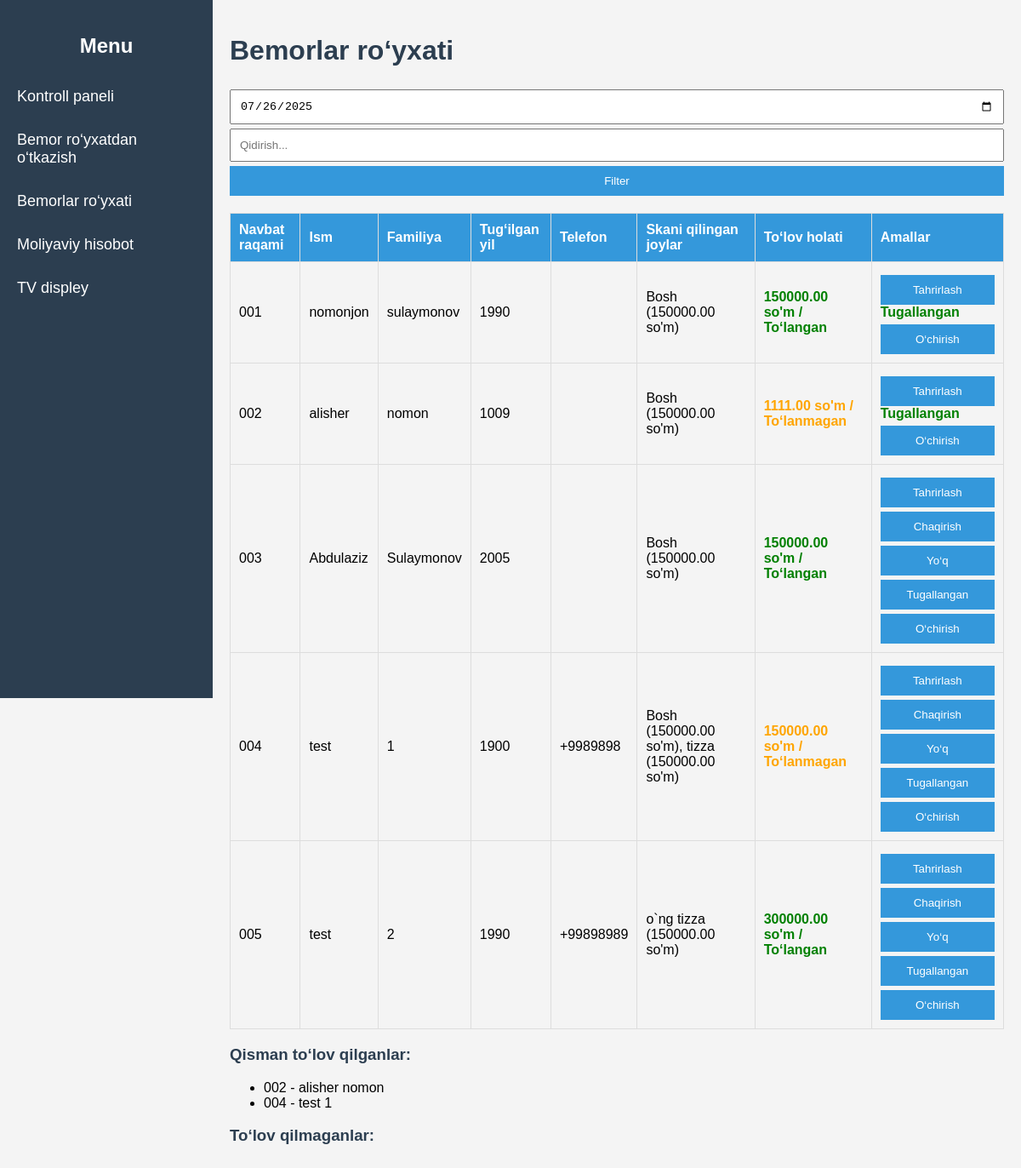
/patient_list/, run on the app's committed database.
### apps/models.py (models this page shows, shortened)
class Patient(models.Model):
    first_name = models.CharField(max_length=100, verbose_name="Ism")
    last_name = models.CharField(max_length=100, verbose_name="Familiya")
    birth_year = models.IntegerField(verbose_name="Tug'ilgan yil")
    notes = models.TextField(verbose_name="Eslatmalar", blank=True)
    body_parts = models.ManyToManyField(BodyPart, verbose_name="Skani qilinadigan joylar")
    finished = models.BooleanField(default=False, verbose_name="Tugallangan (TVda ko‘rinmasin)")
    appointment_number = models.CharField(
        max_length=10,
        verbose_name="Navbat raqami"
    )
    registered = models.BooleanField(default=False, verbose_name="Ro'yxatdan o'tgan")
    paid = models.BooleanField(default=False, verbose_name="To'langan")
    partial_paid = models.DecimalField(
        max_digits=10,
        decimal_places=2,
        default=0.00,
        verbose_name="Qisman to'lov"
    )
    phone_number = models.CharField(
        max_length=20,
        blank=True,
        verbose_name="Telefon raqami"
    )
    registration_date = models.DateTimeField(auto_now_add=True, verbose_name="Ro'yxatdan o'tkazilgan sana")
    missed = models.BooleanField(default=False, verbose_name="Navbatini o'tkazib yuborgan")
    class Meta:
        constraints = [
            models.UniqueConstraint(
                fields=['appointment_number', 'registration_date'],
                name='unique_appointment_per_day'
            )
        ]

class BodyPart(models.Model):
    name = models.CharField(max_length=100, verbose_name="Tana qismi")
    price = models.DecimalField(max_digits=10, decimal_places=2, verbose_name="Narx")

### apps/views.py (the view, shortened to what this page needs)
# urls.py: path('patient_list/', PatientListView.as_view(), name='patient_list'),
class PatientListView(View):
    def get(self, request):
        current_date = request.GET.get('date') or timezone.localdate().isoformat()
        patients = (
            Patient.objects
            .filter(registration_date__date=current_date)
            .order_by('appointment_number')
        )
        body_parts = BodyPart.objects.all()
        search = request.GET.get('search')
        if search:
            patients = patients.filter(
                Q(first_name__icontains=search) |
                Q(last_name__icontains=search) |
                Q(appointment_number__icontains=search)
            )
        return render(request, 'patient_list.html', {
            'patients': patients,
            'current_date': current_date,
            'body_parts': body_parts
        })

### templates/patient_list.html (shortened to what this page needs)
{% extends "base.html" %}
{% block content %}
<h1>Bemorlar ro‘yxati</h1>
<form method="get">
    <input type="date" name="date" value="{{ current_date }}">
    <input type="text" name="search" placeholder="Qidirish..." value="{{ request.GET.search }}">
    <button type="submit">Filter</button>
</form>
<table>
    <thead>
        <tr>
            <th>Navbat raqami</th>
            <th>Ism</th>
            <th>Familiya</th>
            <th>Tug‘ilgan yil</th>
            <th>Telefon</th>
            <th>Skani qilingan joylar</th>
            <th>To‘lov holati</th>
            <th>Amallar</th>
        </tr>
    </thead>
    <tbody>
        {% for patient in patients %}
        <tr data-patient-id="{{ patient.id }}"
            data-first-name="{{ patient.first_name }}"
            data-last-name="{{ patient.last_name }}"
            data-birth-year="{{ patient.birth_year }}"
            data-phone-number="{{ patient.phone_number }}"
            data-partial-paid="{{ patient.partial_paid }}"
            data-paid="{{ patient.paid|yesno:"true,false" }}"
            data-body-parts="{% for bp in patient.body_parts.all %}{{ bp.id }}{% if not forloop.last %},{% endif %}{% endfor %}">
            <td>{{ patient.appointment_number }}</td>
            <td>{{ patient.first_name }}</td>
            <td>{{ patient.last_name }}</td>
            <td>{{ patient.birth_year }}</td>
            <td>{{ patient.phone_number }}</td>
            <td>
                {% for bp in patient.body_parts.all %}
                    {{ bp.name }} ({{ bp.price }} so'm){% if not forloop.last %}, {% endif %}
                {% endfor %}
            </td>
            <td class="{% if not patient.paid and patient.partial_paid == 0 %}unpaid{% elif patient.partial_paid > 0 and not patient.paid %}partial{% else %}paid{% endif %}">
                {{ patient.partial_paid }} so'm / {{ patient.paid|yesno:"To‘langan,To‘lanmagan" }}
            </td>
            <td>
                <button type="button" onclick="openEditModal(this)">Tahrirlash</button>
                <form method="post" style="display:inline;">
                    {% if not patient.finished %}
                        <button type="submit" name="action" value="call">Chaqirish</button>
                        <button type="submit" name="action" value="not_here">Yo‘q</button>
                        <button type="submit" name="action" value="done">Tugallangan</button>
                    {% else %}
                        <span style="color: green; font-weight: bold;">Tugallangan</span>
                    {% endif %}
                    <button type="submit" name="action" value="delete" onclick="return confirm('Butunlay o‘chirishni xohlaysizmi?')">O‘chirish</button>
                </form>
            </td>
        </tr>
        {% endfor %}
    </tbody>
</table>
<h3>Qisman to‘lov qilganlar:</h3>
<ul>
    {% for patient in patients %}
    {% if patient.partial_paid > 0 and not patient.paid %}
        <li>{{ patient.appointment_number }} - {{ patient.first_name }} {{ patient.last_name }}</li>
    {% endif %}
    {% endfor %}
</ul>
<h3>To‘lov qilmaganlar:</h3>
{% endblock %}

### templates/base.html (style rules this page uses)
body { font-family: Arial, sans-serif; margin: 0; padding: 0; background-color: #f4f4f4; }
table { border-collapse: collapse; width: 100%; margin-top: 20px; }
th, td { border: 1px solid #ddd; padding: 10px; text-align: left; }
th { background-color: #3498db; color: white; }
input, textarea, select, button { padding: 10px; margin-top: 5px; width: 100%; max-width: 100%; box-sizing: border-box; }
button { background-color: #3498db; color: white; border: none; cursor: pointer; }
h1, h2, h3 { color: #2c3e50; }
.partial { color: orange; font-weight: bold; }
.paid { color: green; font-weight: bold; }

### data on the page
Patient: appointment_number "001", first_name "nomonjon", last_name "sulaymonov", birth_year "1990", partial_paid "150000.00", paid "To‘langan", finished "Tugallangan"
BodyPart: name "Bosh", price "150000.00"
Patient: appointment_number "002", first_name "alisher", last_name "nomon", birth_year "1009", partial_paid "1111.00", paid "To‘lanmagan", finished "Tugallangan"
Patient: appointment_number "003", first_name "Abdulaziz", last_name "Sulaymonov", birth_year "2005", partial_paid "150000.00", paid "To‘langan", finished "Chaqirish"
Patient: appointment_number "004", first_name "test", last_name "1", birth_year "1900", phone_number "+9989898", partial_paid "150000.00", paid "To‘lanmagan", finished "Chaqirish"
BodyPart: name "tizza", price "150000.00"
Patient: appointment_number "005", first_name "test", last_name "2", birth_year "1990", phone_number "+99898989", partial_paid "300000.00", paid "To‘langan", finished "Chaqirish"
BodyPart: name "o`ng tizza", price "150000.00"
